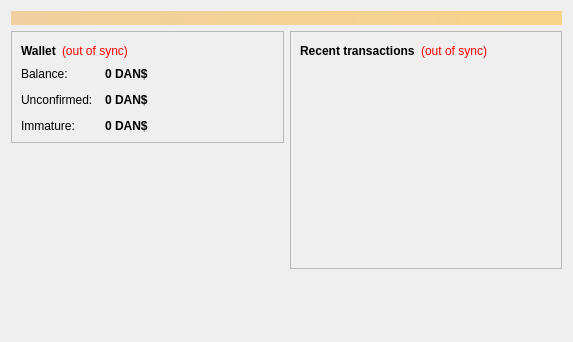
<?xml version="1.0" encoding="UTF-8"?>
<ui version="4.0">
 <class>OverviewPage</class>
 <widget class="QWidget" name="OverviewPage">
  <property name="geometry">
   <rect>
    <x>0</x>
    <y>0</y>
    <width>573</width>
    <height>342</height>
   </rect>
  </property>
  <property name="windowTitle">
   <string>Form</string>
  </property>
  <layout class="QVBoxLayout" name="topLayout">
   <item>
    <widget class="QLabel" name="labelAlerts">
     <property name="visible">
      <bool>false</bool>
     </property>
     <property name="styleSheet">
      <string notr="true">background-color: qlineargradient(x1: 0, y1: 0, x2: 1, y2: 0, stop:0 #F0D0A0, stop:1 #F8D488); color:#000000;</string>
     </property>
     <property name="wordWrap">
      <bool>true</bool>
     </property>
     <property name="margin">
      <number>3</number>
     </property>
    </widget>
   </item>
   <item>
    <layout class="QHBoxLayout" name="horizontalLayout" stretch="1,1">
     <item>
      <layout class="QVBoxLayout" name="verticalLayout_2">
       <item>
        <widget class="QFrame" name="frame">
         <property name="frameShape">
          <enum>QFrame::StyledPanel</enum>
         </property>
         <property name="frameShadow">
          <enum>QFrame::Raised</enum>
         </property>
         <layout class="QVBoxLayout" name="verticalLayout_4">
          <item>
           <layout class="QHBoxLayout" name="horizontalLayout_4">
            <item>
             <widget class="QLabel" name="label_5">
              <property name="font">
               <font>
                <weight>75</weight>
                <bold>true</bold>
               </font>
              </property>
              <property name="text">
               <string>Wallet</string>
              </property>
             </widget>
            </item>
            <item>
             <widget class="QLabel" name="labelWalletStatus">
              <property name="toolTip">
               <string>The displayed information may be out of date. Your wallet automatically synchronizes with the DAN$coin network after a connection is established, but this process has not completed yet.</string>
              </property>
              <property name="styleSheet">
               <string notr="true">QLabel { color: red; }</string>
              </property>
              <property name="text">
               <string notr="true">(out of sync)</string>
              </property>
              <property name="alignment">
               <set>Qt::AlignLeading|Qt::AlignLeft|Qt::AlignVCenter</set>
              </property>
             </widget>
            </item>
            <item>
             <spacer name="horizontalSpacer_2">
              <property name="orientation">
               <enum>Qt::Horizontal</enum>
              </property>
              <property name="sizeHint" stdset="0">
               <size>
                <width>40</width>
                <height>20</height>
               </size>
              </property>
             </spacer>
            </item>
           </layout>
          </item>
          <item>
           <layout class="QFormLayout" name="formLayout_2">
            <property name="fieldGrowthPolicy">
             <enum>QFormLayout::AllNonFixedFieldsGrow</enum>
            </property>
            <property name="horizontalSpacing">
             <number>12</number>
            </property>
            <property name="verticalSpacing">
             <number>12</number>
            </property>
            <item row="0" column="0">
             <widget class="QLabel" name="label">
              <property name="text">
               <string>Balance:</string>
              </property>
             </widget>
            </item>
            <item row="0" column="1">
             <widget class="QLabel" name="labelBalance">
              <property name="font">
               <font>
                <weight>75</weight>
                <bold>true</bold>
               </font>
              </property>
              <property name="cursor">
               <cursorShape>IBeamCursor</cursorShape>
              </property>
              <property name="toolTip">
               <string>Your current balance</string>
              </property>
              <property name="text">
               <string notr="true">0 DAN$</string>
              </property>
              <property name="textInteractionFlags">
               <set>Qt::LinksAccessibleByMouse|Qt::TextSelectableByKeyboard|Qt::TextSelectableByMouse</set>
              </property>
             </widget>
            </item>
            <item row="1" column="0">
             <widget class="QLabel" name="label_3">
              <property name="text">
               <string>Unconfirmed:</string>
              </property>
             </widget>
            </item>
            <item row="1" column="1">
             <widget class="QLabel" name="labelUnconfirmed">
              <property name="font">
               <font>
                <weight>75</weight>
                <bold>true</bold>
               </font>
              </property>
              <property name="cursor">
               <cursorShape>IBeamCursor</cursorShape>
              </property>
              <property name="toolTip">
               <string>Total of transactions that have yet to be confirmed, and do not yet count toward the current balance</string>
              </property>
              <property name="text">
               <string notr="true">0 DAN$</string>
              </property>
              <property name="textInteractionFlags">
               <set>Qt::LinksAccessibleByMouse|Qt::TextSelectableByKeyboard|Qt::TextSelectableByMouse</set>
              </property>
             </widget>
            </item>
            <item row="2" column="0">
             <widget class="QLabel" name="labelImmatureText">
              <property name="text">
               <string>Immature:</string>
              </property>
             </widget>
            </item>
            <item row="2" column="1">
             <widget class="QLabel" name="labelImmature">
              <property name="font">
               <font>
                <weight>75</weight>
                <bold>true</bold>
               </font>
              </property>
              <property name="toolTip">
               <string>Mined balance that has not yet matured</string>
              </property>
              <property name="text">
               <string notr="true">0 DAN$</string>
              </property>
              <property name="textInteractionFlags">
               <set>Qt::LinksAccessibleByMouse|Qt::TextSelectableByKeyboard|Qt::TextSelectableByMouse</set>
              </property>
             </widget>
            </item>
           </layout>
          </item>
         </layout>
        </widget>
       </item>
       <item>
        <spacer name="verticalSpacer">
         <property name="orientation">
          <enum>Qt::Vertical</enum>
         </property>
         <property name="sizeHint" stdset="0">
          <size>
           <width>20</width>
           <height>40</height>
          </size>
         </property>
        </spacer>
       </item>
      </layout>
     </item>
     <item>
      <layout class="QVBoxLayout" name="verticalLayout_3">
       <item>
        <widget class="QFrame" name="frame_2">
         <property name="frameShape">
          <enum>QFrame::StyledPanel</enum>
         </property>
         <property name="frameShadow">
          <enum>QFrame::Raised</enum>
         </property>
         <layout class="QVBoxLayout" name="verticalLayout">
          <item>
           <layout class="QHBoxLayout" name="horizontalLayout_2">
            <item>
             <widget class="QLabel" name="label_4">
              <property name="text">
               <string>&lt;b&gt;Recent transactions&lt;/b&gt;</string>
              </property>
             </widget>
            </item>
            <item>
             <widget class="QLabel" name="labelTransactionsStatus">
              <property name="toolTip">
               <string>The displayed information may be out of date. Your wallet automatically synchronizes with the DAN$coin network after a connection is established, but this process has not completed yet.</string>
              </property>
              <property name="styleSheet">
               <string notr="true">QLabel { color: red; }</string>
              </property>
              <property name="text">
               <string notr="true">(out of sync)</string>
              </property>
              <property name="alignment">
               <set>Qt::AlignRight|Qt::AlignTrailing|Qt::AlignVCenter</set>
              </property>
             </widget>
            </item>
            <item>
             <spacer name="horizontalSpacer">
              <property name="orientation">
               <enum>Qt::Horizontal</enum>
              </property>
              <property name="sizeHint" stdset="0">
               <size>
                <width>40</width>
                <height>20</height>
               </size>
              </property>
             </spacer>
            </item>
           </layout>
          </item>
          <item>
           <widget class="QListView" name="listTransactions">
            <property name="styleSheet">
             <string notr="true">QListView { background: transparent; }</string>
            </property>
            <property name="frameShape">
             <enum>QFrame::NoFrame</enum>
            </property>
            <property name="verticalScrollBarPolicy">
             <enum>Qt::ScrollBarAlwaysOff</enum>
            </property>
            <property name="horizontalScrollBarPolicy">
             <enum>Qt::ScrollBarAlwaysOff</enum>
            </property>
            <property name="selectionMode">
             <enum>QAbstractItemView::NoSelection</enum>
            </property>
           </widget>
          </item>
         </layout>
        </widget>
       </item>
       <item>
        <spacer name="verticalSpacer_2">
         <property name="orientation">
          <enum>Qt::Vertical</enum>
         </property>
         <property name="sizeHint" stdset="0">
          <size>
           <width>20</width>
           <height>40</height>
          </size>
         </property>
        </spacer>
       </item>
      </layout>
     </item>
    </layout>
   </item>
  </layout>
 </widget>
 <resources/>
 <connections/>
</ui>
